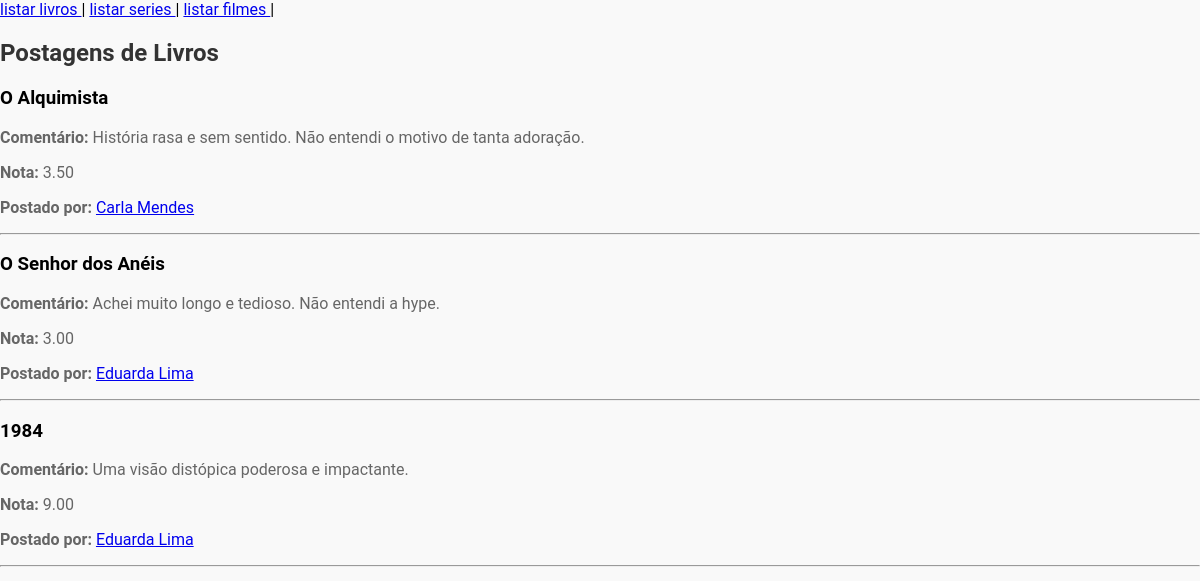
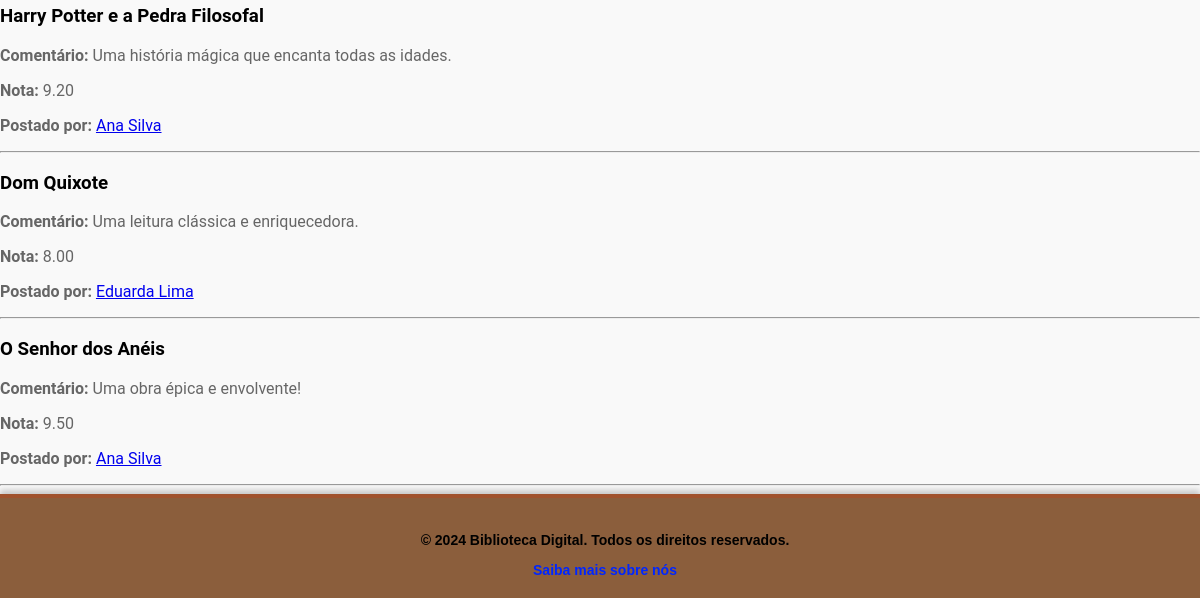
The page /crud/index_teste.php?pg=bate-papo/bate-papo_livro on the database as committed earlier (2 pictures, top to bottom).
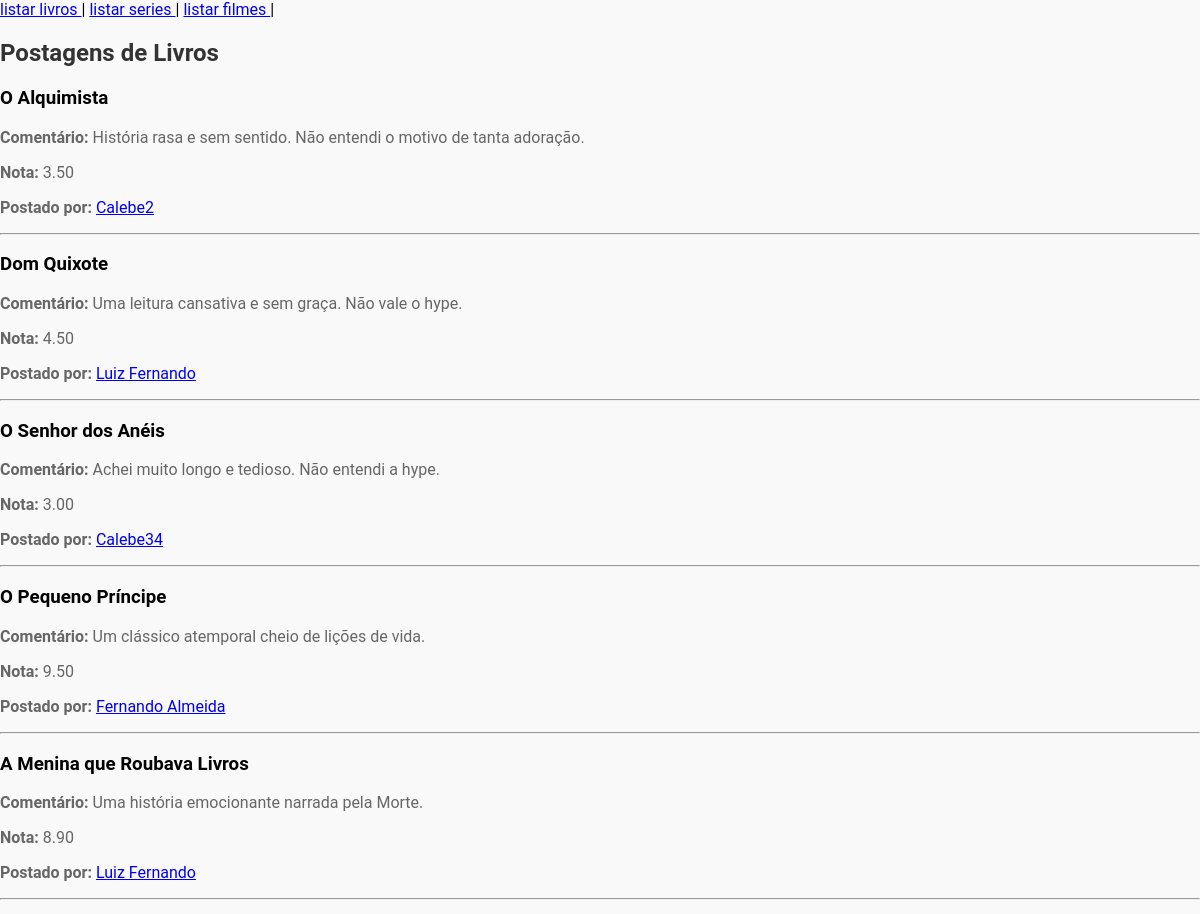
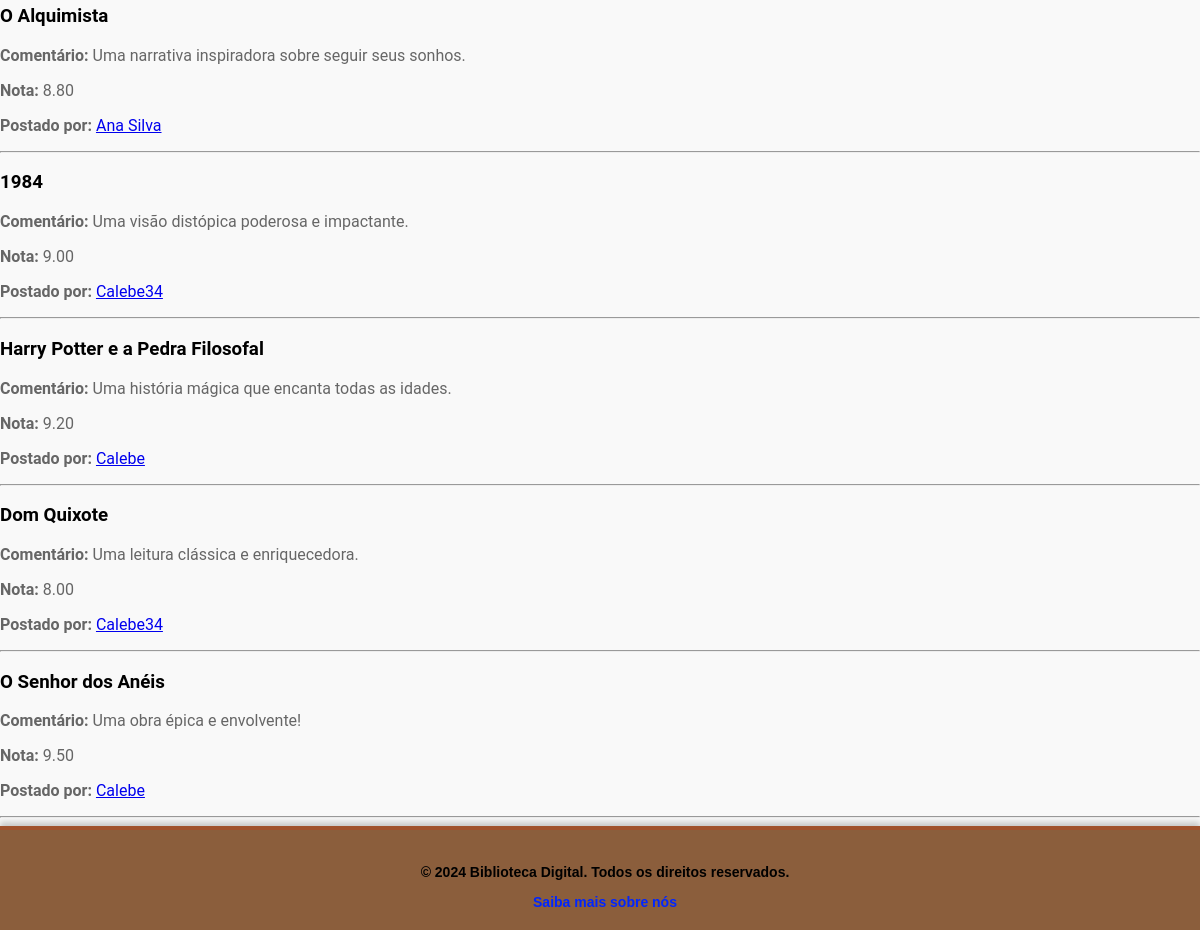
The same page on the database as committed later (2 pictures, top to bottom).
### tables this page shows
CREATE TABLE `posts` (
  `id` int(11) NOT NULL AUTO_INCREMENT,
  `tipo` enum('livro','serie','filme') NOT NULL,
  `titulo` varchar(255) NOT NULL,
  `comentario` text NOT NULL,
  `avaliacao` decimal(4,2) NOT NULL DEFAULT 0.00,
  `usuario_id` int(11) NOT NULL,
  PRIMARY KEY (`id`),
  KEY `usuario_id` (`usuario_id`),
  CONSTRAINT `posts_ibfk_1` FOREIGN KEY (`usuario_id`) REFERENCES `usuarios` (`id`) ON DELETE CASCADE
);

CREATE TABLE usuarios (
    id INT AUTO_INCREMENT PRIMARY KEY,
    nome VARCHAR(50) NOT NULL,
    email VARCHAR(100) NOT NULL UNIQUE,
    senha VARCHAR(255) NOT NULL,
    data_cadastro DATETIME DEFAULT CURRENT_TIMESTAMP,
    acesso_admin TINYINT(1) DEFAULT 0
);

### bate-papo/bate-papo_livro.php (the view, shortened to what this page needs)
<?php
include_once "config.inc.php";
$sql_filmes = "SELECT posts.*, usuarios.nome AS nome_usuario
    FROM posts
    JOIN usuarios ON posts.usuario_id = usuarios.id
    WHERE posts.tipo = 'livro'
    ORDER BY posts.id DESC";
$query_filmes = mysqli_query($conexao, $sql_filmes);
?>
<div class="div">
    <h2 class="bate-papo-title">Postagens de Livros</h2>
    <?php while ($filme = mysqli_fetch_array($query_filmes)): ?>
        <div class="postagem">
            <h3><?= $filme['titulo'] ?></h3>
            <p><strong>Comentário: </strong><?= $filme['comentario'] ?></p>
            <p><strong>Nota: </strong><?= $filme['avaliacao'] ?></p>
            <p>
                <strong>Postado por: </strong>
                <a href="index.php?pg=perfil/perfil_post&id=<?= $filme['usuario_id'] ?>" class="perfil-link"><?= $filme['nome_usuario'] ?></a>
            </p>
            <hr class="hr-estilo">
        </div>
    <?php endwhile; mysqli_close($conexao); ?>
</div>

Rows that differ between the two databases and show on the page:
changed through a linked row, posts "História rasa e sem sentido. Não entendi o motivo de tanta adoração.": usuario.nome "Carla Mendes" → "Calebe2"
now on this page (row unchanged): posts: titulo "Dom Quixote", comentario "Uma leitura cansativa e sem graça. Não vale o hype.", avaliacao "4.50", usuario.nome "Luiz Fernando"
changed through a linked row, posts "Achei muito longo e tedioso. Não entendi a hype.": usuario.nome "Eduarda Lima" → "Calebe34"
now on this page (row unchanged): posts: titulo "O Pequeno Príncipe", comentario "Um clássico atemporal cheio de lições de vida.", avaliacao "9.50", usuario.nome "Fernando Almeida"
now on this page (row unchanged): posts: titulo "A Menina que Roubava Livros", comentario "Uma história emocionante narrada pela Morte.", avaliacao "8.90", usuario.nome "Luiz Fernando"
now on this page (row unchanged): posts: titulo "O Alquimista", comentario "Uma narrativa inspiradora sobre seguir seus sonhos.", avaliacao "8.80", usuario.nome "Ana Silva"
changed through a linked row, posts "Uma visão distópica poderosa e impactante.": usuario.nome "Eduarda Lima" → "Calebe34"
changed through a linked row, posts "Harry Potter e a Pedra Filosofal": usuario.nome "Ana Silva" → "Calebe"
changed through a linked row, posts "Uma leitura clássica e enriquecedora.": usuario.nome "Eduarda Lima" → "Calebe34"
changed through a linked row, posts "Uma obra épica e envolvente!": usuario.nome "Ana Silva" → "Calebe"
